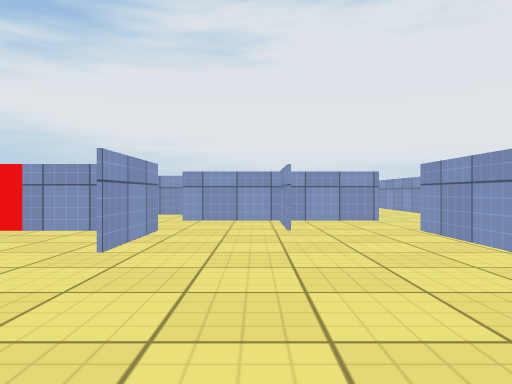
View 1 (above)

24 first-person views from a walk through a scene from a Unity 3-D project. The camera is 0.58 m above the floor, looks level and sees 70° across. The floor is counted in squares, 1 m on a side. Each view is taken from the middle of a square. On the plan, view 1 faces up. The plan holds only what a view shows up to about 10 squares ahead; the rest is blank. The place goes on beyond the plan. The player is left out. Surface patterns are stand-ins for the level's own textures.

View 2
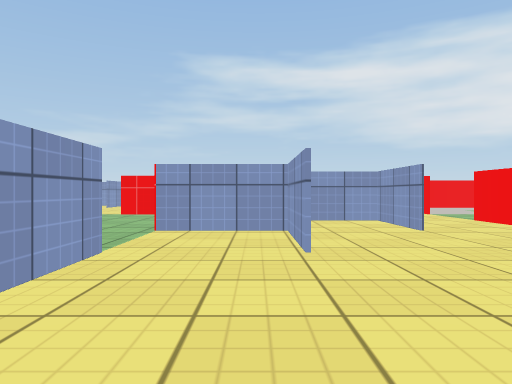

View 3
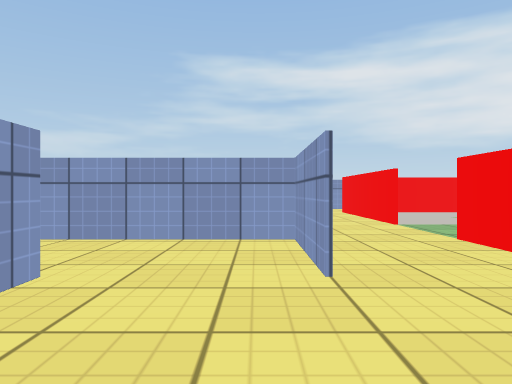

View 4
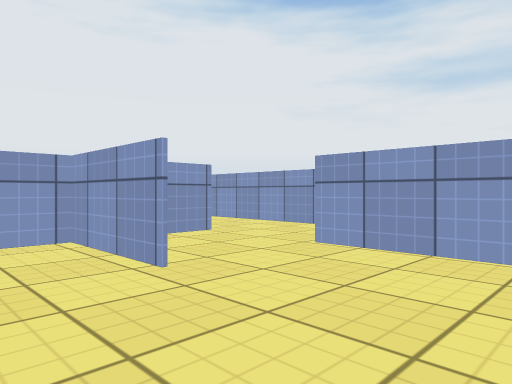

View 5
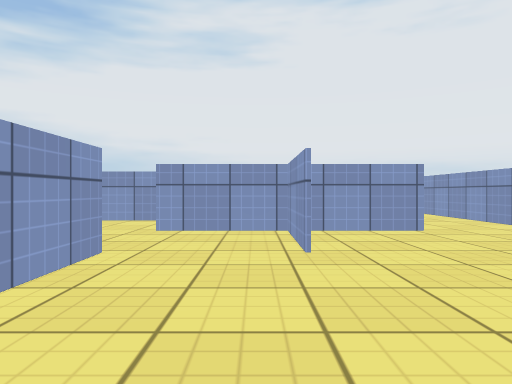

View 6
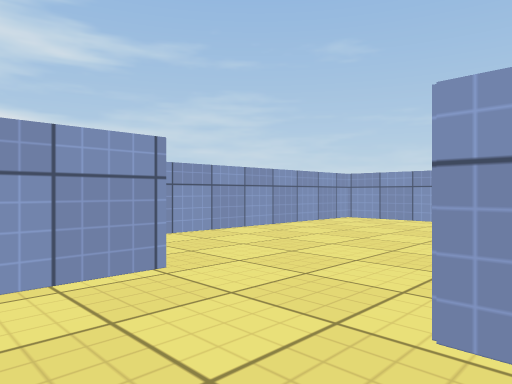

View 7
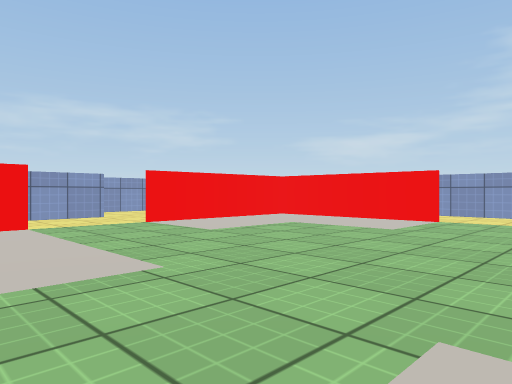

View 8
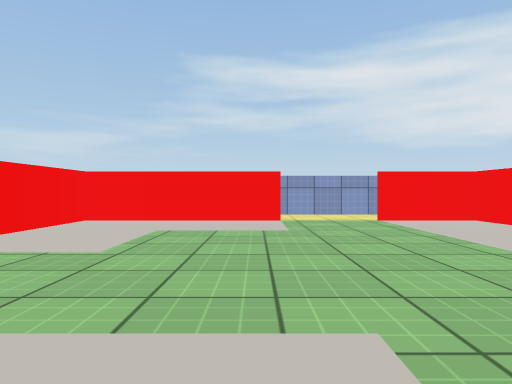

View 9
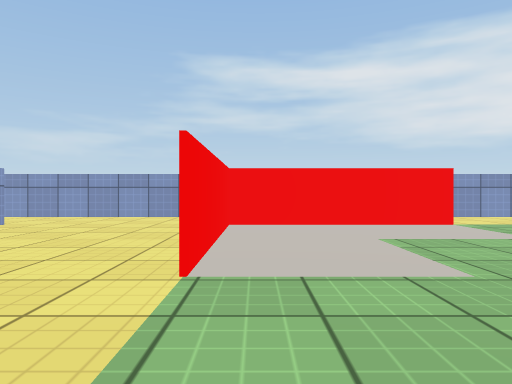

View 10
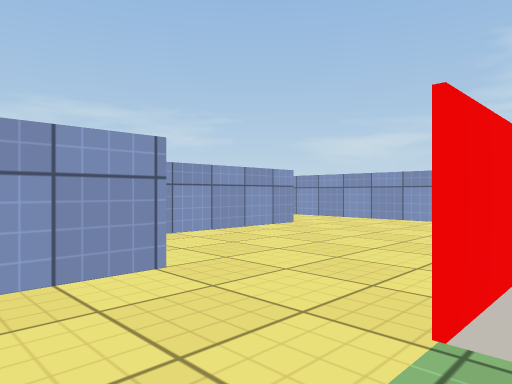

View 11
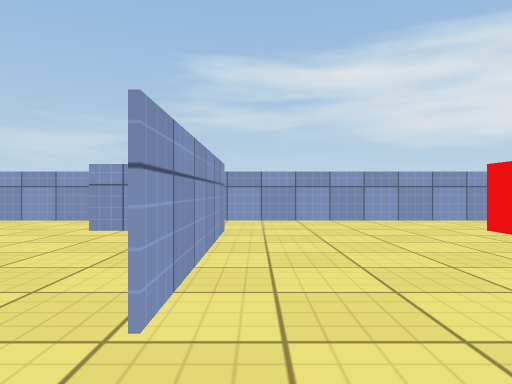

View 12
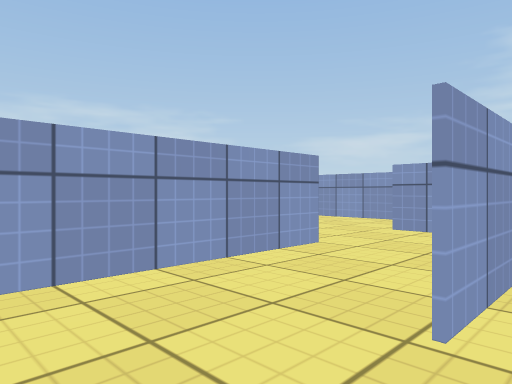

View 13
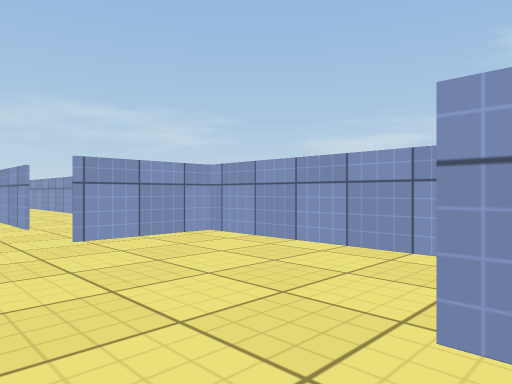

View 14
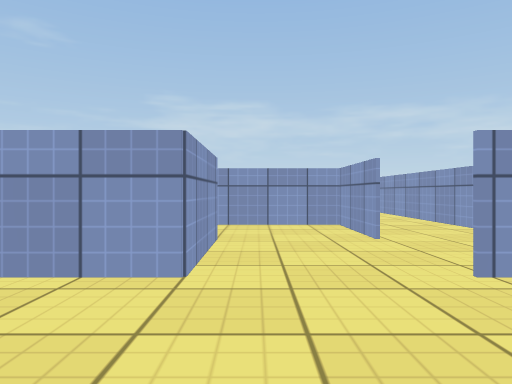

View 15
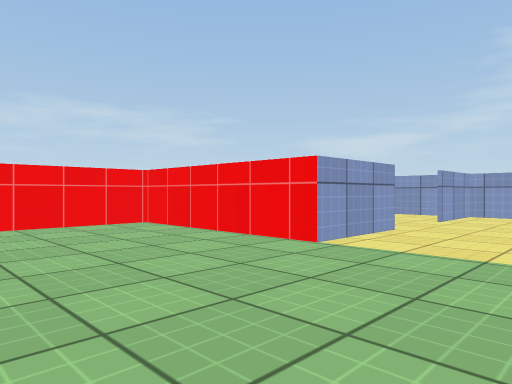

View 16
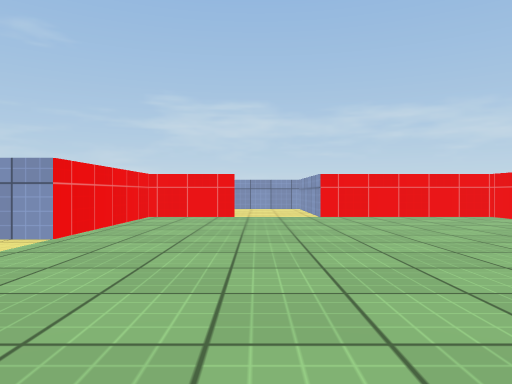

View 17
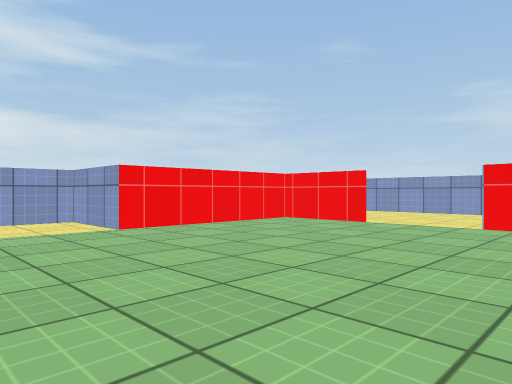

View 18
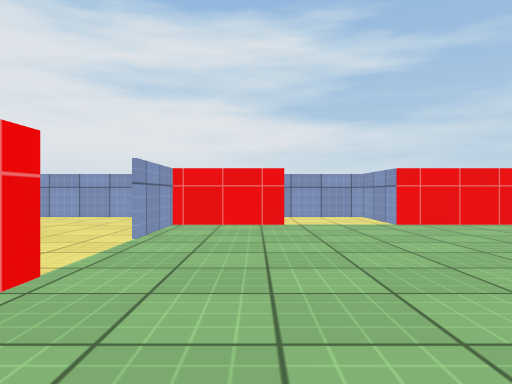

View 19
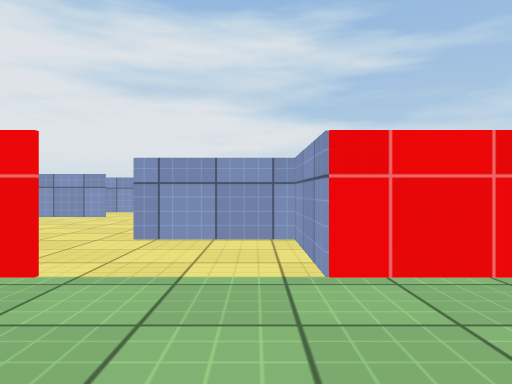

View 20
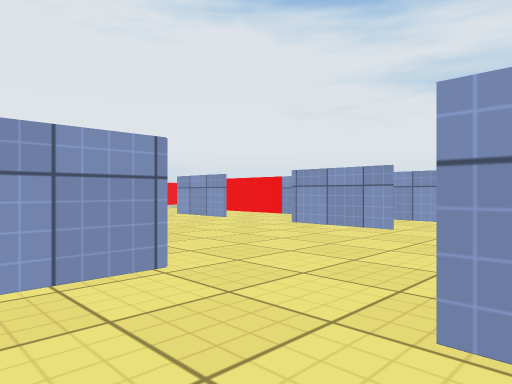

View 21
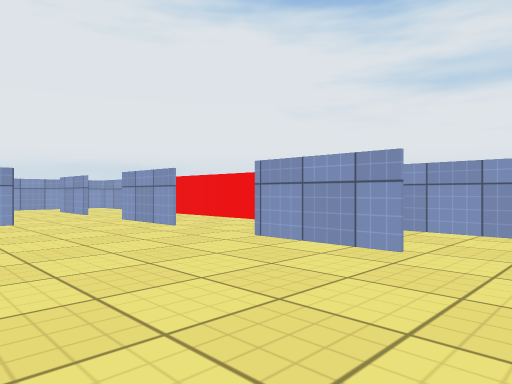

View 22
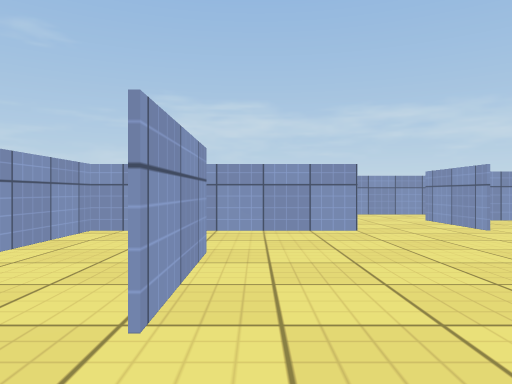

View 23
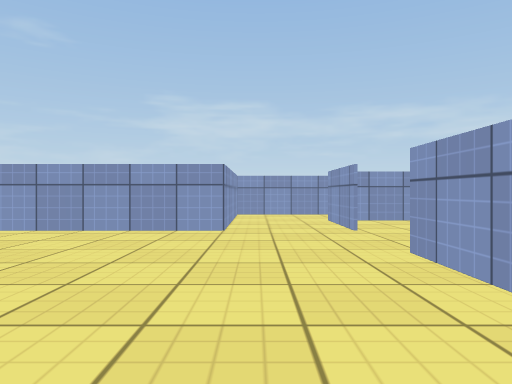

View 24
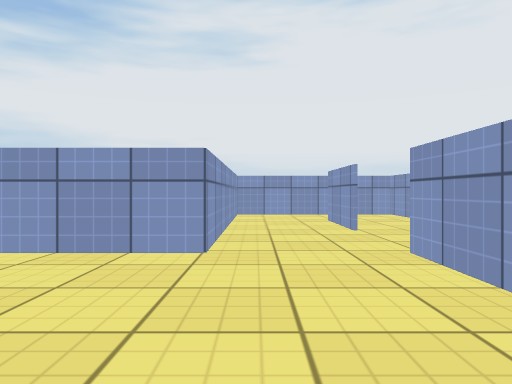

### Floor plan
Points are (right, up) in squares from view 1. A wall is a line through its corners. A room is listed if a view was taken in it or the views show most of it. See-through windows are left out.
Room 1 (views 1, 2, 3, 4, 5, 16)
walls: (-1.5, 1.5) (-3.5, 1.5) (-3.5, -0.5); (0.5, 5.4) (0.5, 7.5) (-1.5, 7.5); (-1.5, 5.5) (-1.5, 3.5); (-2.4, 5.5) (-3.5, 5.5); (-3.5, 3.5) (-5.5, 3.5) (-5.5, 0.2); (-3.5, 1.5) (-3, 1.5); (-1.5, -0.5) (2.5, -0.5) (2.5, 5.6); (2.6, 7.5) (0.6, 7.5)
ways out: opening at (-3, 4) to room 2; opening at (-1, 6) to room 2; opening at (-2, -1) to room 4; opening at (4, 7)
Room 2 (views 6, 7, 8, 9, 10, 11, 12)
walls: (-7.6, 3.5) (-5.9, 3.5); (-13.5, 6.8) (-13.5, 1.4); (-11.5, 1.5) (-7.5, 1.5); (-1.9, 9.5) (-3.2, 9.5); (-13.5, 12.2) (-13.5, 8.9)
ways out: opening at (-3, 4) to room 1; opening at (-1, 6) to room 1; opening at (-12.5, 0.5) to room 3; opening at (-6.5, 1) to room 9; opening at (-4, 10)
objects: other object (-11, 5) to (-10, 7); other object (-11, 8) to (-11, 9); other object (-11, 12); other object (-9, 5) to (-8, 5); other object (-5, 5) to (-4, 5); other object (-3, 7); other object (-3, 8)
Room 3 (views 13, 14)
walls: (-9.5, -0.5) (-7.6, -0.5); (-11.5, 0.1) (-11.5, -0.5); (-13.5, 1.4) (-13.5, -4.5) (-11.5, -4.5)
ways out: opening at (-12.5, 0.5) to room 2; opening at (-9.5, -3.5) to room 4; opening at (-8.5, 0) to room 9
Room 4 (views 15, 17, 18, 19, 20)
walls: (-1.6, -8.5) (0.5, -8.5) (0.5, -4.5) (2.5, -4.5) (2.5, -2.5); (0.5, -2.6) (0.5, -0.5) (-1.5, -0.5); (-3.5, -0.5) (-4, -0.5); (-7.5, -1.6) (-7.5, -2.5); (-9.5, -4.5) (-7.5, -4.5) (-7.5, -8.5) (-3.5, -8.5); (2.5, -0.5) (1.4, -0.5)
ways out: opening at (-2, -1) to room 1; opening at (-9.5, -3.5) to room 3; opening at (2, -2) to room 5; opening at (-2, -9)
Room 5 (views 21, 22, 23, 24)
walls: (6.5, 3.5) (6.5, 5.5); (2.5, 1) (2.5, -0.5); (6.5, -0.6) (6.5, 1.5); (4.5, -2.5) (6.5, -2.5); (6.5, 7.4) (6.5, 9.5); (4.5, 9.5) (4.5, 5.5) (2.5, 5.5)
ways out: opening at (2, -2) to room 4; opening at (4, -3) to room 7; opening at (7, -1.5) to room 8; opening at (6, 8.5) to room 10; opening at (7, 2.5); opening at (7, 6.5)
Room 6 (no view inside)
walls: (-13.5, -7.8) (-13.5, -10.5); (-13.5, -5.1) (-13.5, -6.2); (-9.5, -5.5) (-9.5, -4.5)
ways out: opening at (-12.5, -11); opening at (-11, -6); opening at (-10.5, -5)
Room 7 (no view inside)
walls: (1.5, -6.5) (4.5, -6.5) (4.5, -2.5); (2.5, -2.5) (2.5, -4.5)
ways out: opening at (4, -3) to room 5
Room 8 (no view inside)
walls: (6.5, -2.5) (8.5, -2.5) (8.5, 0.4)
ways out: opening at (7, -1.5) to room 5; opening at (8, 0.5)
Room 9 (no view inside)
walls: (-7.6, -0.5) (-6.4, -0.5)
ways out: opening at (-6.5, 1) to room 2; opening at (-8.5, 0) to room 3
Room 10 (no view inside)
walls: (6.5, 11.5) (4.5, 11.5) (4.5, 9.5)
ways out: opening at (6, 8.5) to room 5; opening at (7, 10)

Where each view was taken, in squares from view 1:
view 1: 0 up, 0 right, facing up
view 2: 1 up, 2 right, facing left
view 3: 3 up, 1 left, facing left
view 4: 3 up, 1 left, facing up-right
view 5: 2 up, 0 right, facing up
view 6: 7 up, 2 left, facing down-right
view 7: 12 up, 4 left, facing down-left
view 8: 9 up, 4 left, facing left
view 9: 6 up, 5 left, facing left
view 10: 6 up, 6 left, facing down-left
view 11: 2 up, 6 left, facing left
view 12: 2 up, 6 left, facing down-left
view 13: 0 up, 10 left, facing down-left
view 14: 2 down, 10 left, facing down
view 15: 2 down, 4 left, facing down-left
view 16: 0 up, 2 left, facing down
view 17: 2 down, 5 left, facing down-right
view 18: 2 down, 6 left, facing right
view 19: 4 down, 2 left, facing right
view 20: 3 down, 1 right, facing up-right
view 21: 2 down, 3 right, facing up-right
view 22: 3 up, 6 right, facing down
view 23: 3 up, 4 right, facing down
view 24: 2 up, 5 right, facing up
